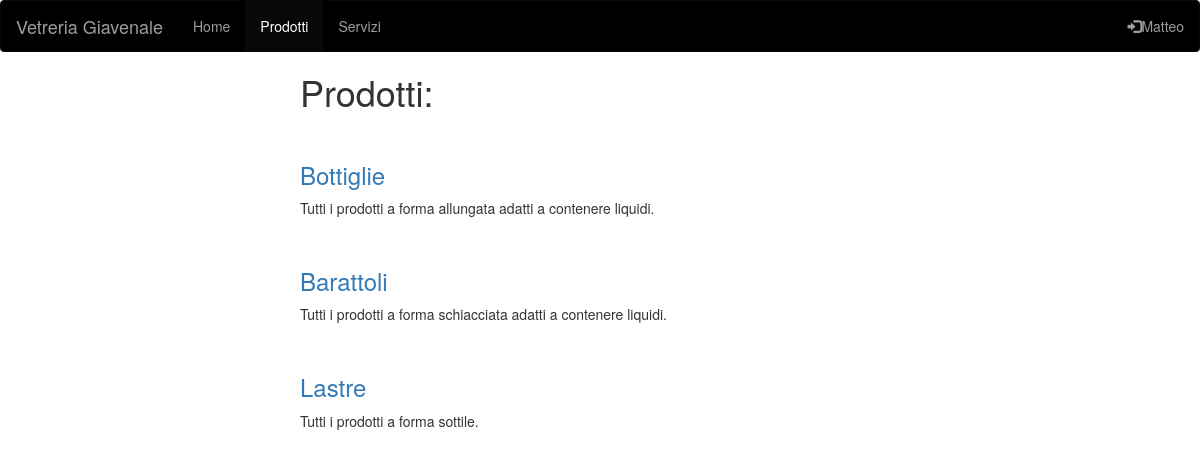
The app's page /sitoWeb/sitoAzienda/prodotti/prodottiAzienda.php (signed in) with its own data.
### tables this page shows
CREATE TABLE `categoria_prodotto_azienda` (
  `id_categoria` int(255) NOT NULL,
  `nome_categoria` varchar(100) NOT NULL,
  `info_categoria` varchar(255) NOT NULL
);

### sitoWeb/sitoAzienda/prodotti/prodottiAzienda.php (the view, shortened to what this page needs)
<?php
    $servername = "localhost";
    $username = "root";
    $password = "";
    $db_name = "DatabaseAziendale";
?>
<!doctype html>
<html lang="en">
    <head>
        <link rel="stylesheet" href="https://maxcdn.bootstrapcdn.com/bootstrap/3.4.1/css/bootstrap.min.css">
        <link rel="stylesheet" href="../styles/pageContent.css">
    </head>
    <body>
        <nav class="navbar navbar-inverse">
            <div class="container-fluid">
                <div class="navbar-header">
                    <a class="navbar-brand" href="../index.php">Vetreria Giavenale</a>
                </div>
                <ul class="nav navbar-nav">
                    <li><a href="../index.php">Home</a></li>
                    <li class="active"><a href="prodottiAzienda.php">Prodotti</a></li>
                    <li><a href="../servizi/serviziAzienda.php">Servizi</a></li>
                </ul>
                <ul class="nav navbar-nav navbar-right">
                    <?php
                    if($_SESSION['nomeUtente'] == ""){
                        echo "<li><a href='../login/registrationForm.php'><span class='glyphicon glyphicon-user'></span> Sign Up</a></li>";
                        echo "<li><a href='../login/loginForm.php'><span class='glyphicon glyphicon-log-in'></span> Login</a></li>";
                    }else{
                        echo "<li><a href='../login/loginForm.php'><span class='glyphicon glyphicon-log-in'></span>" . $_SESSION['nomeUtente'] .  "</a></li>";
                    }
                    ?>
                </ul>
            </div>
        </nav>
        <div class="content">
            <?php
                echo "<h1>Prodotti:</h1>";
                $conn = new mysqli($servername, $username, $password, $db_name);
                $query = "select nome_categoria, info_categoria from categoria_prodotto_azienda;";
                $statement = $conn->prepare($query);
                $statement->execute();
                $result = $statement->get_result();
                while($row = $result->fetch_assoc()){
                    echo "<a href='categoria" .  $row['nome_categoria']  . ".php'>  <h3>" . $row['nome_categoria'] . "</h3></a>";
                    echo "<p>" . $row['info_categoria'] . "</p>";
                }
            ?>
        </div>
    </body>
</html>

### sitoWeb/sitoAzienda/styles/pageContent.css (style rules this page uses)
h3 { padding-top: 30px; }
.content { width: 600px; margin-left: auto; margin-right: auto; }
.navbar { background-color: black; }

### records on screen
categoria_prodotto_azienda: nome_categoria "Bottiglie", info_categoria "Tutti i prodotti a forma allungata adatti a contenere liquidi."
categoria_prodotto_azienda: nome_categoria "Barattoli", info_categoria "Tutti i prodotti a forma schiacciata adatti a contenere liquidi."
categoria_prodotto_azienda: nome_categoria "Lastre", info_categoria "Tutti i prodotti a forma sottile."

### other values on screen
$_SESSION['nomeUtente'] "Matteo"
